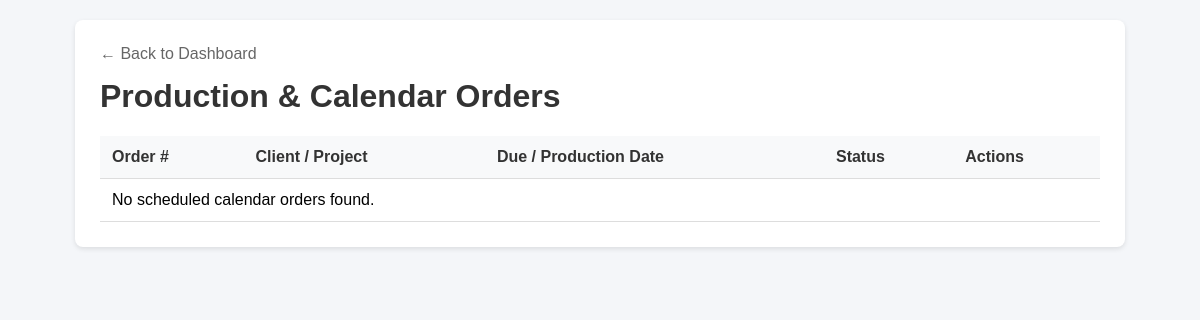
Before: /staff/calendar-orders/ (signed in) with the older database file.
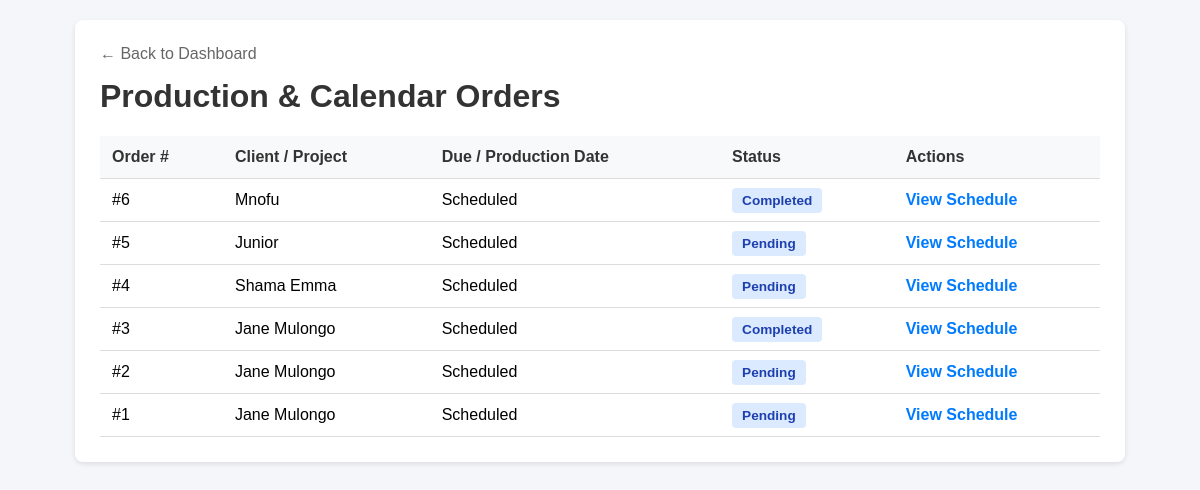
After: the same page with the newer database file.
### products/models.py (models this page shows, shortened)
class Order(models.Model):
    STATUS_CHOICES = [
        ("pending", "Pending"),
        ("confirmed", "Confirmed"),
        ("processing", "Processing"),
        ("packed", "Packed"),
        ("shipped", "Shipped"),
        ("completed", "Completed"),
        ("cancelled", "Cancelled"),
    ]
    customer_name = models.CharField(
        max_length=200
    )
    customer_email = models.EmailField()
    customer_phone = models.CharField(
        max_length=50
    )
    shipping_address = models.TextField()
    shipping_city = models.CharField(
        max_length=100
    )
    shipping_state = models.CharField(
        max_length=100,
        blank=True
    )
    shipping_postal_code = models.CharField(
        max_length=30,
        blank=True
    )
    shipping_country = models.CharField(
        max_length=100
    )
    subtotal = models.DecimalField(
        max_digits=12,
        decimal_places=2,
        default=0
    )
    shipping_cost = models.DecimalField(
        max_digits=12,
        decimal_places=2,
        default=0
    )
    total = models.DecimalField(
        max_digits=12,
        decimal_places=2,
        default=0
    )
    currency = models.CharField(
        max_length=3,
        default="USD"
    )
    status = models.CharField(
        max_length=30,
        choices=STATUS_CHOICES,
        default="pending"
    )
    notes = models.TextField(
        blank=True
    )
    created_at = models.DateTimeField(
        auto_now_add=True
    )
    updated_at = models.DateTimeField(
        auto_now=True
    )

### staff/views.py (the view, shortened to what this page needs)
    @login_required(login_url="staff_login")
    def wrapper(request, *args, **kwargs):
        if request.user.is_superuser:
            return view_func(request, *args, **kwargs)

### products/context_processors.py (called while the page is built)
def site_settings(request):
    return {"site_settings": SiteSettings.get_settings()}

### products/models.py (called while the page is built)
    @classmethod
    def get_settings(cls):
        obj = cls.objects.first()
        if not obj:
            obj = cls.objects.create(
                company_name="THE LABEL GROUP",
                tagline="INDUSTRIAL PRINTS & DECALS"
            )
        return obj

### staff/views.py (called while the page is built, shortened)
def staff_required(view_func):
    @login_required(login_url="staff_login")
    def wrapper(request, *args, **kwargs):
        if request.user.is_superuser:
            return view_func(request, *args, **kwargs)
    return wrapper

@staff_required
def staff_calendar_orders(request):
    from django.db.models import Q
    from products.models import Order, CollectionCalendarStickerOrder
    search = request.GET.get("search", "").strip()
    orders = Order.objects.all().order_by("-created_at")
    calendar_orders = CollectionCalendarStickerOrder.objects.all().order_by("-created_at")
    return render(request, "staff/calendar_orders.html", {
        "orders": orders,
        "calendar_orders": calendar_orders,
        "search": search,
    })

### templates/staff/calendar_orders.html (shortened to what this page needs)
<!DOCTYPE html>
<html lang="en">
<head>
</head>
<body>
    <div class="container">
        <a href="{% url 'staff_dashboard' %}" class="back-link">&larr; Back to Dashboard</a>
        <h1>Production &amp; Calendar Orders</h1>
        <table>
            <thead>
                <tr>
                    <th>Order #</th>
                    <th>Client / Project</th>
                    <th>Due / Production Date</th>
                    <th>Status</th>
                    <th>Actions</th>
                </tr>
            </thead>
            <tbody>
                {% for order in orders %}
                <tr>
                    <td>#{{ order.pk }}</td>
                    <td>{{ order.customer_name|default:"Client" }}</td>
                    <td>{{ order.due_date|date:"M d, Y"|default:"Scheduled" }}</td>
                    <td><span class="badge">{{ order.status|title }}</span></td>
                    <td class="actions">
                        <a href="{% url 'staff_calendar_order_detail' order.pk %}">View Schedule</a>
                    </td>
                </tr>
                {% empty %}
                <tr>
                    <td colspan="5">No scheduled calendar orders found.</td>
                </tr>
                {% endfor %}
            </tbody>
        </table>
    </div>
</body>
</html>

Changed rows visible on the page:
added Order: pk "6", customer_name "Mnofu", due_date "Scheduled", status "Completed"
added Order: pk "5", customer_name "Junior", due_date "Scheduled", status "Pending"
added Order: pk "4", customer_name "Shama Emma", due_date "Scheduled", status "Pending"
added Order: pk "3", customer_name "Jane Mulongo", due_date "Scheduled", status "Completed"
added Order: pk "2", customer_name "Jane Mulongo", due_date "Scheduled", status "Pending"
added Order: pk "1", customer_name "Jane Mulongo", due_date "Scheduled", status "Pending"
Other visible differences:
text no longer shown: "No scheduled calendar orders found."
